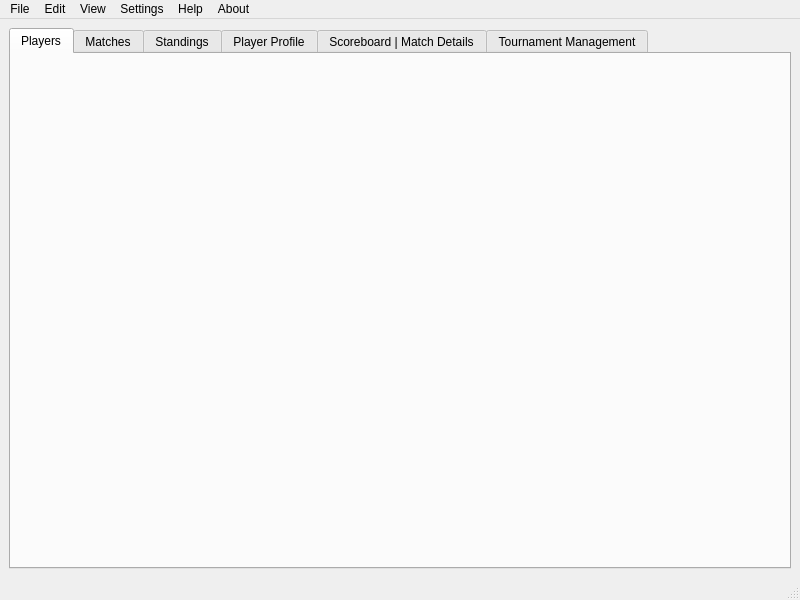
<?xml version="1.0" encoding="UTF-8"?>
<ui version="4.0">
 <class>MainWindow</class>
 <widget class="QMainWindow" name="MainWindow">
  <property name="geometry">
   <rect>
    <x>0</x>
    <y>0</y>
    <width>800</width>
    <height>600</height>
   </rect>
  </property>
  <property name="windowTitle">
   <string>Tournament Management System</string>
  </property>
  <widget class="QWidget" name="centralwidget">
   <layout class="QVBoxLayout" name="verticalLayout">
    <item>
     <widget class="QTabWidget" name="tabWidget">
      <property name="currentIndex">
       <number>0</number>
      </property>
      <widget class="QWidget" name="playersTab">
       <attribute name="title">
        <string>Players</string>
       </attribute>
       <layout class="QVBoxLayout" name="verticalLayout_2">
        <item>
         <widget class="QWidget" name="playerBox" native="true"/>
        </item>
       </layout>
      </widget>
      <widget class="QWidget" name="matchesTab">
       <attribute name="title">
        <string>Matches</string>
       </attribute>
       <layout class="QVBoxLayout" name="verticalLayout_3">
        <item>
         <widget class="QWidget" name="matchUI" native="true"/>
        </item>
       </layout>
      </widget>
      <widget class="QWidget" name="standingsTab">
       <attribute name="title">
        <string>Standings</string>
       </attribute>
       <layout class="QVBoxLayout" name="verticalLayout_4">
        <item>
         <widget class="QTableView" name="standingsTableView"/>
        </item>
       </layout>
      </widget>
      <widget class="QWidget" name="playerProfileTab">
       <attribute name="title">
        <string>Player Profile</string>
       </attribute>
       <layout class="QVBoxLayout" name="verticalLayout_5">
        <item>
         <widget class="QWidget" name="playerProfileUI" native="true"/>
        </item>
       </layout>
      </widget>
      <widget class="QWidget" name="scoreboardAndMatchDetailsTab">
       <attribute name="title">
        <string>Scoreboard | Match Details</string>
       </attribute>
       <layout class="QVBoxLayout" name="verticalLayout_6">
        <item>
         <widget class="QWidget" name="scoreboardMatchDetailsUI" native="true"/>
        </item>
       </layout>
      </widget>
      <widget class="QWidget" name="tournamentManagementTab">
       <attribute name="title">
        <string>Tournament Management</string>
       </attribute>
       <layout class="QVBoxLayout" name="verticalLayout_7">
        <item>
         <widget class="QTabWidget" name="tournamentTabWidget">
          <property name="currentIndex">
           <number>4</number>
          </property>
          <widget class="QWidget" name="clientsTab">
           <attribute name="title">
            <string>Clients</string>
           </attribute>
           <layout class="QVBoxLayout" name="verticalLayout_8">
            <item>
             <widget class="QWidget" name="clientsUI" native="true"/>
            </item>
           </layout>
          </widget>
          <widget class="QWidget" name="seatsTab">
           <attribute name="title">
            <string>Places</string>
           </attribute>
           <layout class="QVBoxLayout" name="verticalLayout_9">
            <item>
             <widget class="QWidget" name="seatsUI" native="true"/>
            </item>
           </layout>
          </widget>
          <widget class="QWidget" name="reservationsTab">
           <attribute name="title">
            <string>Reservations</string>
           </attribute>
           <layout class="QVBoxLayout" name="verticalLayout_10">
            <item>
             <widget class="QWidget" name="reservationsUI" native="true"/>
            </item>
           </layout>
          </widget>
          <widget class="QWidget" name="courtsTab">
           <attribute name="title">
            <string>Terrains</string>
           </attribute>
           <layout class="QVBoxLayout" name="verticalLayout_11">
            <item>
             <widget class="QWidget" name="courtsUI" native="true"/>
            </item>
           </layout>
          </widget>
          <widget class="QWidget" name="ticketsTab">
           <attribute name="title">
            <string>Tickets</string>
           </attribute>
           <layout class="QVBoxLayout" name="verticalLayout_12">
            <item>
             <widget class="QWidget" name="ticketsUI" native="true"/>
            </item>
           </layout>
          </widget>
          <widget class="QWidget" name="scoresTab">
           <attribute name="title">
            <string>Scores</string>
           </attribute>
           <layout class="QVBoxLayout" name="verticalLayout_13">
            <item>
             <widget class="QWidget" name="scoreUI" native="true"/>
            </item>
           </layout>
          </widget>
         </widget>
        </item>
       </layout>
      </widget>
     </widget>
    </item>
   </layout>
  </widget>
  <widget class="QMenuBar" name="menubar">
   <property name="geometry">
    <rect>
     <x>0</x>
     <y>0</y>
     <width>800</width>
     <height>26</height>
    </rect>
   </property>
   <widget class="QMenu" name="menuFile">
    <property name="title">
     <string>File</string>
    </property>
    <addaction name="actionNew_Tournament"/>
    <addaction name="actionSave"/>
    <addaction name="actionLoad"/>
    <addaction name="actionExport_Data"/>
    <addaction name="actionImport_Data"/>
   </widget>
   <widget class="QMenu" name="menuEdit">
    <property name="title">
     <string>Edit</string>
    </property>
   </widget>
   <widget class="QMenu" name="menuView">
    <property name="title">
     <string>View</string>
    </property>
   </widget>
   <widget class="QMenu" name="menuSettings">
    <property name="title">
     <string>Settings</string>
    </property>
    <addaction name="actionSettings"/>
   </widget>
   <widget class="QMenu" name="menuHelp">
    <property name="title">
     <string>Help</string>
    </property>
    <addaction name="actionHelp"/>
   </widget>
   <widget class="QMenu" name="menuAbout">
    <property name="title">
     <string>About</string>
    </property>
    <addaction name="actionAbout"/>
   </widget>
   <addaction name="menuFile"/>
   <addaction name="menuEdit"/>
   <addaction name="menuView"/>
   <addaction name="menuSettings"/>
   <addaction name="menuHelp"/>
   <addaction name="menuAbout"/>
  </widget>
  <widget class="QStatusBar" name="statusbar"/>
  <action name="actionNew_Tournament">
   <property name="text">
    <string>New Tournament</string>
   </property>
  </action>
  <action name="actionSave">
   <property name="text">
    <string>Save</string>
   </property>
  </action>
  <action name="actionLoad">
   <property name="text">
    <string>Load</string>
   </property>
  </action>
  <action name="actionExport_Data">
   <property name="text">
    <string>Export Data</string>
   </property>
  </action>
  <action name="actionImport_Data">
   <property name="text">
    <string>Import Data</string>
   </property>
  </action>
  <action name="actionSettings">
   <property name="text">
    <string>Settings</string>
   </property>
  </action>
  <action name="actionHelp">
   <property name="text">
    <string>Help</string>
   </property>
  </action>
  <action name="actionAbout">
   <property name="text">
    <string>About</string>
   </property>
  </action>
 </widget>
 <resources/>
 <connections/>
</ui>
